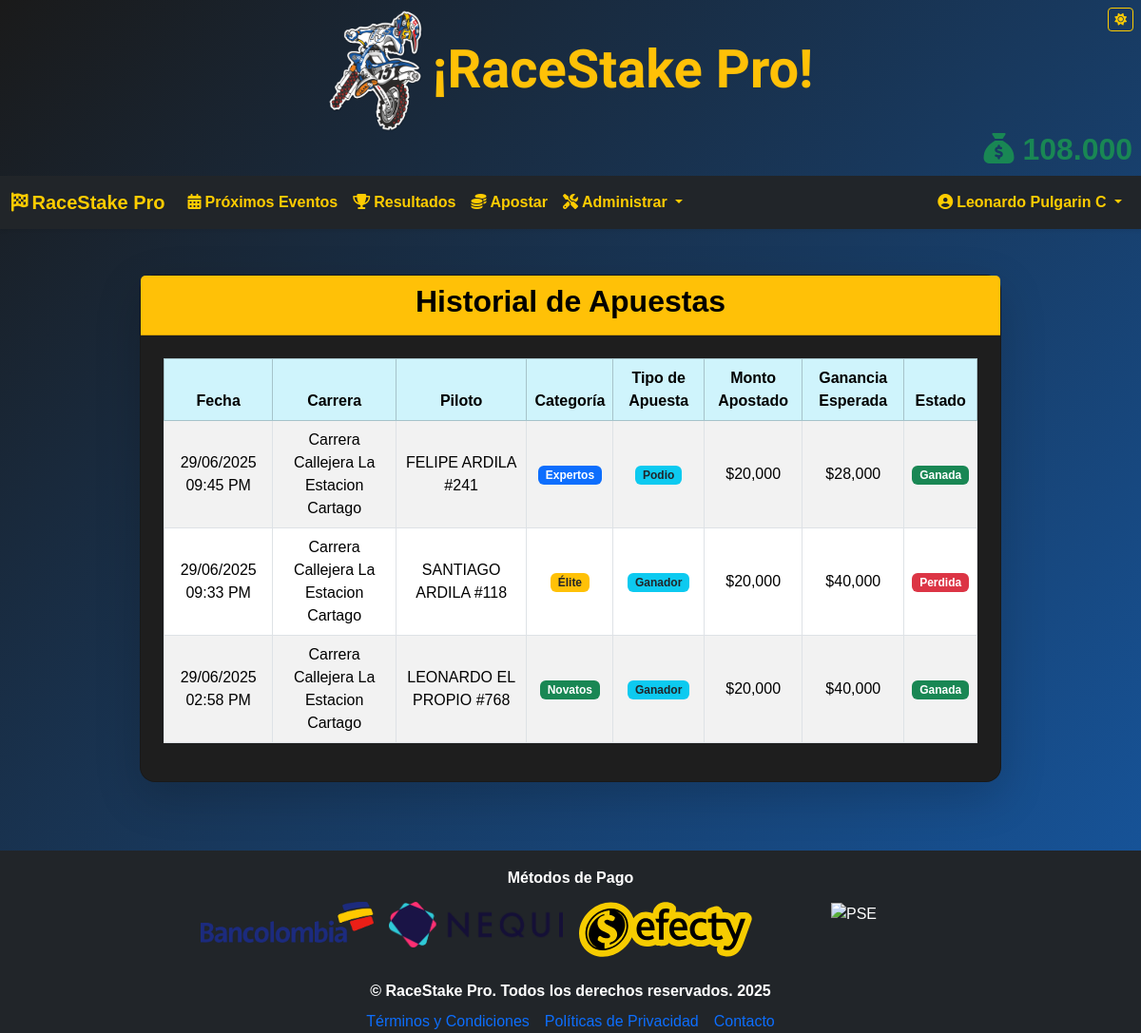
Page /?pagina=historial_apuestas (signed in) on the committed database.
### tables this page shows
CREATE TABLE `usuarios` (
  `id` int NOT NULL,
  `nombre` varchar(100) NOT NULL,
  `contrasena` varchar(255) NOT NULL,
  `cedula` int NOT NULL,
  `telefono` varchar(100) NOT NULL,
  `email` varchar(100) NOT NULL,
  `privilegios` varchar(50) NOT NULL DEFAULT 'usuario',
  `tokenUsuario` varchar(255) NOT NULL,
  `fecha_registro` timestamp NOT NULL DEFAULT CURRENT_TIMESTAMP,
  `activo` int NOT NULL DEFAULT '0',
  `saldo` int NOT NULL DEFAULT '0',
  `token_recuperacion` varchar(255) DEFAULT NULL,
  `token_expiracion` datetime DEFAULT NULL
);

CREATE TABLE `apuestas` (
  `id` int NOT NULL,
  `id_usuario` int NOT NULL,
  `id_carrera` int NOT NULL,
  `id_piloto` int NOT NULL,
  `tipo_apuesta` enum('ganador','podio') NOT NULL,
  `monto` int NOT NULL,
  `ganancia_esperada` float NOT NULL,
  `resultado` enum('pendiente','ganada','perdida') DEFAULT 'pendiente',
  `creada_en` timestamp NOT NULL DEFAULT CURRENT_TIMESTAMP,
  `categoria` varchar(100) NOT NULL
);

CREATE TABLE `carreras` (
  `id` int NOT NULL,
  `nombre` varchar(100) NOT NULL,
  `fecha` datetime NOT NULL,
  `estado` enum('pendiente','finalizada') DEFAULT 'pendiente',
  `creada_en` timestamp NOT NULL DEFAULT CURRENT_TIMESTAMP,
  `categorias` varchar(255) NOT NULL DEFAULT 'SinCategoria'
);

CREATE TABLE `pilotos` (
  `id` int NOT NULL,
  `nombre` varchar(100) NOT NULL,
  `creado_en` timestamp NOT NULL DEFAULT CURRENT_TIMESTAMP
);

### Controlador/Plantilla.Controlador.php (called while the page is built)
<?php
class ControladorPlantilla{
	public function cargarPlantilla(){
		include("Vista/Plantilla.php");
		}
}

### Index.php (called while the page is built, shortened)
<?php
require("Controlador/Plantilla.Controlador.php");
require("Controlador/Formulario.Controlador.php");
$plantilla = new ControladorPlantilla();
$plantilla->cargarPlantilla();

### Modelo/Formularios.Modelo.php (called while the page is built, shortened)
<?php
class ModeloFormularios
{
    public static function obtenerSaldo($id_usuario)
    {
        $conexion = new Conexion();
        $pdo = $conexion->conectar();
        $stmt = $pdo->prepare("SELECT saldo FROM usuarios WHERE id = :id");
        $stmt->bindParam(":id", $id_usuario, PDO::PARAM_INT);
        $stmt->execute();
        $resultado = $stmt->fetch(PDO::FETCH_ASSOC);
        return $resultado ? $resultado['saldo'] : 0;
    }
}

### Controlador/Formulario.Controlador.php (called while the page is built, shortened)
<?php
include("Modelo/Formularios.Modelo.php");
class FormularioControlador
{
    public static function obtenerSaldoUsuario($id_usuario)
    {
        return ModeloFormularios::obtenerSaldo($id_usuario);
    }
}

### Vista/Paginas/historial_apuestas.php (the view, shortened to what this page needs)
<?php
$conexion = new Conexion();
$db = $conexion->conectar();
$stmt = $db->prepare("SELECT a.*, c.nombre AS carrera_nombre, p.nombre AS piloto_nombre
                      FROM apuestas a
                      INNER JOIN carreras c ON a.id_carrera = c.id
                      INNER JOIN pilotos p ON a.id_piloto = p.id
                      WHERE a.id_usuario = :id_usuario
                      ORDER BY a.id DESC");
$stmt->bindParam(":id_usuario", $_SESSION['id'], PDO::PARAM_INT);
$stmt->execute();
$apuestas = $stmt->fetchAll(PDO::FETCH_ASSOC);
?>
<div class="container py-5">
    <div class="row justify-content-center">
        <div class="col-12 col-lg-10">
            <div class="card tarjeta-carreras shadow-lg rounded-4">
                <div class="card-header encabezado-carreras text-center">
                    <h2 class="fw-bold">Historial de Apuestas</h2>
                </div>
                <div class="card-body p-4">
                    <?php if (empty($apuestas)): ?>
                        <div class="alert alert-info text-center">
                            No tienes apuestas registradas aún.
                        </div>
                    <?php else: ?>
                        <div class="table-responsive">
                            <table class="table table-striped table-bordered text-center align-middle">
                                <thead class="table-info">
                                    <tr>
                                        <th>Fecha</th>
                                        <th>Carrera</th>
                                        <th>Piloto</th>
                                        <th>Categoría</th>
                                        <th>Tipo de Apuesta</th>
                                        <th>Monto Apostado</th>
                                        <th>Ganancia Esperada</th>
                                        <th>Estado</th>
                                    </tr>
                                </thead>
                                <tbody>
                                    <?php foreach ($apuestas as $apuesta): ?>
                                        <?php
                                        $cat = $apuesta['categoria'];
                                        $badgeCategoria = match ($cat) {
                                            '50cc Racer' => 'bg-info text-dark',
                                            'Infantil' => 'bg-primary',
                                            'Novatos' => 'bg-success',
                                            'Élite' => 'bg-warning text-dark',
                                            '150 cc' => 'bg-danger',
                                            'Master' => 'bg-dark',
                                            '200cc 2T' => 'bg-secondary',
                                            'Supermoto' => 'bg-light text-dark',
                                            'Expertos' => 'bg-primary text-white',
                                            default => 'bg-secondary',
                                        };
                                        ?>
                                        <tr>
                                            <td><?= date('d/m/Y h:i A', strtotime($apuesta['creada_en'])) ?></td>
                                            <td><?= htmlspecialchars($apuesta['carrera_nombre']) ?></td>
                                            <td><?= htmlspecialchars($apuesta['piloto_nombre']) ?></td>
                                            <td><span class="badge <?= $badgeCategoria ?>"><?= htmlspecialchars($cat) ?></span>
                                            </td>
                                            <td><span
                                                    class="badge bg-info text-dark"><?= ucfirst($apuesta['tipo_apuesta']) ?></span>
                                            </td>
                                            <td>$<?= number_format($apuesta['monto']) ?></td>
                                            <td>$<?= number_format($apuesta['ganancia_esperada']) ?></td>
                                            <td>
                                                <span class="badge
                                                    <?php
                                                    switch ($apuesta['resultado']) {
                                                        case 'ganada':
                                                            echo 'bg-success';
                                                            break;
                                                        case 'perdida':
                                                            echo 'bg-danger';
                                                            break;
                                                    }
                                                    ?>">
                                                    <?= ucfirst($apuesta['resultado']) ?>
                                                </span>
                                            </td>
                                        </tr>
                                    <?php endforeach; ?>
                                </tbody>
                            </table>
                        </div>
                    <?php endif; ?>
                </div>
            </div>
        </div>
    </div>
</div>

### Vista/Plantilla.php (shortened to what this page needs)
<!DOCTYPE html>
<html lang="es">
<head>
    <link href="https://cdn.jsdelivr.net/npm/bootstrap@5.3.2/dist/css/bootstrap.min.css" rel="stylesheet">
</head>
<body class="d-flex flex-column min-vh-100">
    <?php
    $listadoPaginasPrivadas = [
        'CargarCreditos',
        'Salir',
        'Perfil',
        'ApuMovi',
        'Ajustes',
        'RegistrarResultados',
        'CrearCarrera',
        'RegistrarPiloto',
        'AsignarPilotos',
        'Apostar',
        'Ganancias',
        'historial_apuestas'
    ];
    $listadoPaginasPublicas = [
        'Inicio',
        'Login',
        'Registro',
        'RecuperarContrasena',
        'ReestablecerContrasena',
        'ActivarCuenta',
        'EnviardeContacto',
        'Politicas',
        'Terminos',
        'Contacto',
        'ProximosEventos',
        'Resultados',
        '404',
        'exportar_ganancia_pdf'
    ];
    if (isset($_GET['pagina'])) {
        $pagina = $_GET['pagina'];
        if (in_array($pagina, $listadoPaginasPrivadas)) {
            if (isset($_SESSION['privilegios']) && in_array($_SESSION['privilegios'], ['usuario', 'admin'])) {
                $paginaVerificada = $pagina;
            } else {
                echo "<script>window.location.href = 'index.php?pagina=Login';</script>";
                exit();
            }
        } elseif (in_array($pagina, $listadoPaginasPublicas)) {
            $paginaVerificada = $pagina;
        } else {
            $paginaVerificada = '404';
        }
    } else {
        $paginaVerificada = 'Inicio';
    }
    ?>
    <div class="position-relative">
        <button onclick="cambiarTema()" class="btn btn-cambiar-tema position-absolute top-0 end-0 m-2" id="btnTema"
            title="Cambiar tema">
            <i class="fas fa-moon"></i>
        </button>
        <div class="d-flex flex-md-row align-items-center justify-content-center text-center text-md-start">
            <img src="/imagenes/pngwing.com (5).png" alt="LogoWeb" class="img-fluid"
                style="max-width: 100px; margin-right: 10px; margin-top: 10px;">
            <h1 class="display-4 mt-3 md-0 fw-bold" style="font-family: 'Chewy', system-ui; font-weight: 700;">
                ¡RaceStake Pro!
            </h1>
        </div>
    </div>
    <?php
    if (isset($_SESSION['id'])) {
        $saldoActual = FormularioControlador::obtenerSaldoUsuario($_SESSION['id']);
        $saldo = number_format($saldoActual, 0, ',', '.');
        ?>
        <h2>
            <a class="nav-link fw-bold" align="right" href="?pagina=ApuMovi">
                <strong class="text-success">
                    <i class="fa-solid fa-sack-dollar fa-bounce" style="color: #198754;"></i>
                    <?php echo "$saldo&nbsp;"; ?>
                </strong>
            </a>
        </h2>
    <?php } ?>
    <nav class="navbar navbar-expand-lg navbar-dark bg-dark shadow-sm">
        <div class="container-fluid">
            <a class="navbar-brand fw-bold" href="?pagina=Inicio">
                <i class="fas fa-flag-checkered me-1"></i>RaceStake Pro
            </a>
            <div class="collapse navbar-collapse" id="navbarResponsive">
                <ul class="navbar-nav me-auto mb-2 mb-lg-0">
                    <li class="nav-item">
                        <a class="nav-link fw-bold" href="?pagina=ProximosEventos">
                            <i class="fas fa-calendar-alt me-1"></i>Próximos Eventos
                        </a>
                    </li>
                    <li class="nav-item">
                        <a class="nav-link fw-bold" href="?pagina=Resultados">
                            <i class="fas fa-trophy me-1"></i>Resultados
                        </a>
                    </li>
                    <li class="nav-item">
                        <a class="nav-link fw-bold" href="?pagina=Apostar">
                            <i class="fas fa-coins me-1"></i>Apostar
                        </a>
                    </li>
                    <?php if (isset($_SESSION['privilegios']) && $_SESSION['privilegios'] === 'admin'): ?>
                        <li class="nav-item dropdown">
                            <a class="nav-link dropdown-toggle fw-bold" href="#" id="adminDropdown" role="button"
                                data-bs-toggle="dropdown" aria-expanded="false">
                                <i class="fas fa-tools me-1"></i>Administrar
                            </a>
                        </li>
                    <?php endif; ?>
                </ul>
                <ul class="navbar-nav ms-auto">
                    <?php if (isset($_SESSION['privilegios'])): ?>
                        <li class="nav-item dropdown">
                            <a class="nav-link dropdown-toggle fw-bold" href="#" id="userDropdown" role="button"
                                data-bs-toggle="dropdown" aria-expanded="false">
                                <i class="fas fa-user-circle me-1"></i><?= $_SESSION['nombre']; ?>
                            </a>
                        </li>
                    <?php endif; ?>
                </ul>
            </div>
        </div>
    </nav>
    <div class="container">
        <?php
        if ($paginaVerificada === 'Salir') {
            header('Location: Vista/Paginas/Salir.php');
            exit;
        } else {
            include "Vista/Paginas/$paginaVerificada.php";
        }
        ?>
</body>
<br>
<footer class="piedepagina text-center mt-auto">
    <div class="container-fluid">
        <h6 class="mb-3 fw-bold"><br>Métodos de Pago</h6>
        <div class="row justify-content-center g-3">
            <div class="col-6 col-sm-3 col-md-2">
                <img src="/imagenes/bancolombia.png" alt="Bancolombia" class="img-fluid">
            </div>
            <div class="col-6 col-sm-3 col-md-2">
                <img src="/imagenes/nequi.png" alt="Nequi" class="img-fluid">
            </div>
            <div class="col-6 col-sm-3 col-md-2">
                <img src="/imagenes/efecty.svg" alt="Efecty" class="img-fluid">
            </div>
            <div class="col-6 col-sm-3 col-md-2">
                <img src="/imagenes/PSE.png" alt="PSE" class="img-fluid">
            </div>
        </div>
        <p class="mt-4 mb-2 fw-bold">&copy; RaceStake Pro. Todos los derechos reservados. 2025</p>
        <div class="d-flex flex-column flex-sm-row justify-content-center gap-2">
            <a href="?pagina=Terminos" class="text-decoration-none">Términos y Condiciones</a>
            <a href="?pagina=Politicas" class="text-decoration-none">Políticas de Privacidad</a>
            <a href="?pagina=Contacto" class="text-decoration-none">Contacto</a>
        </div>
    </div>
</footer>
</html>

### Vista/Plantilla.php (style rules this page uses)
body.tema-oscuro { background: linear-gradient(135deg, #1a1a1a, #1658A3); color: #FFC107; font-family: 'Arial', sans-serif; }
body.tema-oscuro .piedepagina { background-color: #212529; color: #fff; }
body.tema-oscuro .navbar { background-color: #212529 !important; }
body.tema-oscuro .navbar-brand, body.tema-oscuro .nav-link { color: #ffcc00 !important; font-weight: bold; }
.btn-cambiar-tema { background-color: transparent; color: #ffcc00; border: 1px solid #ffcc00; font-size: 0.8rem; padding: 2px 6px; border-radius: 4px; }
.tarjeta-carreras { transition: background-color 0.3s, color 0.3s; }
.encabezado-carreras { font-weight: bold; transition: background-color 0.3s, color 0.3s; }
body.tema-oscuro .tarjeta-carreras { background-color: #1e1e1e; color: #fff; }
body.tema-oscuro .encabezado-carreras { background-color: #ffc107; color: #000; }

### rows in the picture
usuarios: saldo "108.000"
apuestas: creada_en "29/06/2025 09:45 PM", id_carrera.nombre "Carrera Callejera La Estacion Cartago", id_piloto.nombre "FELIPE ARDILA #241", categoria "Expertos", tipo_apuesta "Podio", monto "20,000", ganancia_esperada "28,000", resultado "Ganada"
apuestas: creada_en "29/06/2025 09:33 PM", id_carrera.nombre "Carrera Callejera La Estacion Cartago", id_piloto.nombre "SANTIAGO ARDILA #118", categoria "Élite", tipo_apuesta "Ganador", monto "20,000", ganancia_esperada "40,000", resultado "Perdida"
apuestas: creada_en "29/06/2025 02:58 PM", id_carrera.nombre "Carrera Callejera La Estacion Cartago", id_piloto.nombre "LEONARDO EL PROPIO #768", categoria "Novatos", tipo_apuesta "Ganador", monto "20,000", ganancia_esperada "40,000", resultado "Ganada"

### other values in the picture
$_SESSION['nombre'] "Leonardo Pulgarin C"
